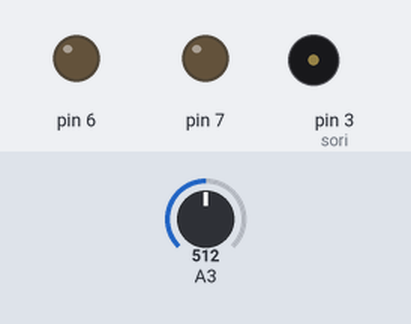
Bench run of a sketch on a simulated Arduino Uno, built with avr-gcc and run on an emulated ATmega328P. Shown: output pins drawn as LEDs (lit = HIGH), buzzer (waves = sounding). Inputs (shaded band) come from the test bench; at power-on: A3 = 512.

Above: at 1.8 s.
1.9 s: A3 set to 442
5.4 s: A3 set to 410
At 6.7 s:
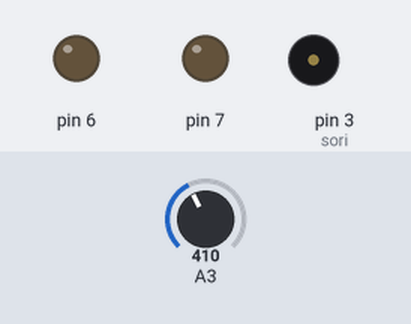
7.0 s: A3 set to 510
At 7.25 s:
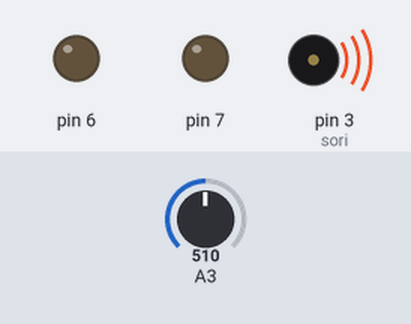
11.0 s: A3 set to 360
At 11.7 s:
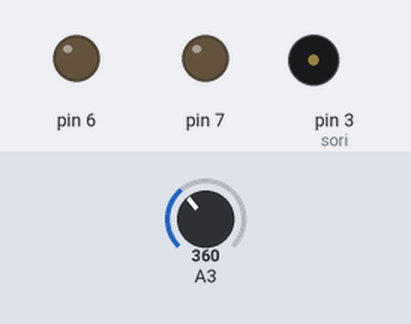
Timing chart, 0 to 13.5 s (numbered marks = the images above; inputs shaded):
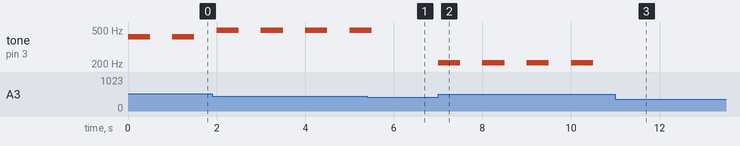

The sketch:

code.ino
```cpp
int oct[3][12] = {
    {131,139,147,156,165,175,185,196,208,220,233,247},
    {262,277,294,311,330,349,370,392,415,440,466,494},
    {523,554,587,622,659,698,740,784,831,880,932,988}
};
byte low, high, onoff;
#define sori 3
void setup() {
  pinMode(6,OUTPUT); //녹음
  pinMode(7,OUTPUT); //재생
  pinMode(sori,OUTPUT);
  //Serial.begin(9600);
}

void loop() {
 int btn=analogRead(A3);
 int eum=getbutton(btn);
 //Serial.println(eum);
 dong(eum);

 //**************************************************
 delay(1000);
 }

 int getbutton(int val) {
 if(val>1000)return 0;
 else if(val>900)return 1;
 else if(val>820)return 2;
 else if(val>750)return 3;
 else if(val>660)return 4;
 else if(val>620)return 5;
 else if(val>585)return 6;
 else if(val>540)return 7;
 else if(val>500)return 8;
 else if(val>475)return 9;
 else if(val>455)return 10;
 else if(val>425)return 11;
 else if(val>370)return 12;
 else if(val>300)return 13;
 else if(val>260)return 14;
 else if(val>200)return 15;
 else return 16;
}

int dong(int eum) {
  if(eum<12)
    tone(sori,oct[1+high-low][eum],500);
  else if(eum==12) low=low^1;
  else if(eum==13) high=high^1;
  else if(eum==14) {
    delay(3000);
    tone(sori,622,500);
    digitalWrite(6,1);
    digitalWrite(6,0);
  }
  else if(eum==15) {
    onoff=onoff^1;
    digitalWrite(7,onoff);
  }
  if(high==1&&low==1) {
  high=0; low=0;
 }
}
```

Measured:
- the behaviour switches between 426 and 425 on A3 (found by bisection; images 0 and 1)
- after the input at 5.4 s, tone on pin 3 (sori): goes on until 5.5 s, then stays silent
- after the input at 7.0 s, tone on pin 3 (sori): alternates 208 Hz for 0.50 s and silent for 0.50 s, starting at once
- after the input at 11.0 s, tone on pin 3 (sori): stops changing and stays silent
- by itself, tone on pin 3 (sori): alternates 494 Hz for 0.50 s and silent for 0.50 s
